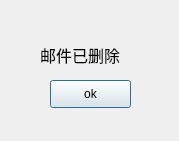
<?xml version="1.0" encoding="UTF-8"?>
<ui version="4.0">
 <class>Zdeletealert</class>
 <widget class="QDialog" name="Zdeletealert">
  <property name="geometry">
   <rect>
    <x>0</x>
    <y>0</y>
    <width>179</width>
    <height>141</height>
   </rect>
  </property>
  <property name="windowTitle">
   <string>Dialog</string>
  </property>
  <widget class="QPushButton" name="pushButton">
   <property name="geometry">
    <rect>
     <x>50</x>
     <y>80</y>
     <width>81</width>
     <height>28</height>
    </rect>
   </property>
   <property name="text">
    <string>ok</string>
   </property>
  </widget>
  <widget class="QLabel" name="label">
   <property name="geometry">
    <rect>
     <x>40</x>
     <y>40</y>
     <width>101</width>
     <height>31</height>
    </rect>
   </property>
   <property name="text">
    <string>&lt;html&gt;&lt;head/&gt;&lt;body&gt;&lt;p&gt;&lt;span style=&quot; font-size:12pt;&quot;&gt;邮件已删除&lt;/span&gt;&lt;/p&gt;&lt;/body&gt;&lt;/html&gt;</string>
   </property>
  </widget>
 </widget>
 <resources/>
 <connections/>
</ui>
